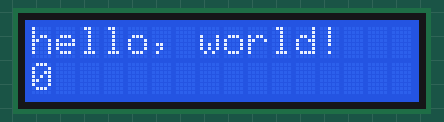
This sketch was run on a simulated Arduino Uno, built with avr-gcc and run on an emulated ATmega328P. On the bench: 16×2 character LCD.

Above: at 0.1 s.
At 4.1 s:
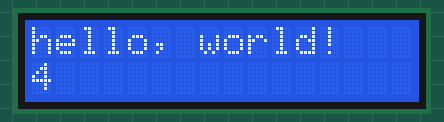
At 9.1 s:
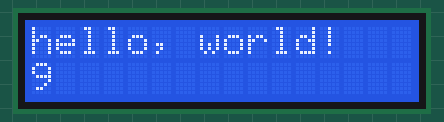
At 19.1 s:
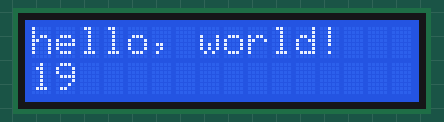
At 28.1 s:
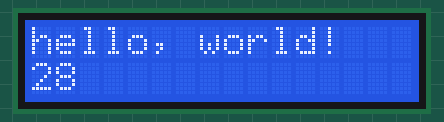
At 38.1 s:
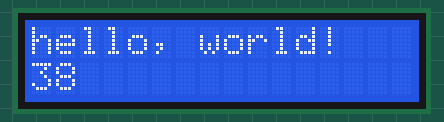

The sketch:

display_test.ino
```cpp
// include the library code:
#include <LiquidCrystal.h>

// initialize the library with the numbers of the interface pins
LiquidCrystal lcd(12, 11, 10, 9, 8, 7, 6, 5, 4, 3, 2);

void setup() {
  // set up the LCD's number of columns and rows:
  lcd.begin(16, 2);
  // Print a message to the LCD.
  lcd.print("hello, world!");
}

void loop() {
  // set the cursor to column 0, line 1
  // (note: line 1 is the second row, since counting begins with 0):
  lcd.setCursor(0, 1);
  // print the number of seconds since reset:
  lcd.print(millis() / 1000);
  delay(100);
}
```

Measured:
- what the display in image 1 shows lasts 1.0 s, from 4.1 s to 5.1 s
